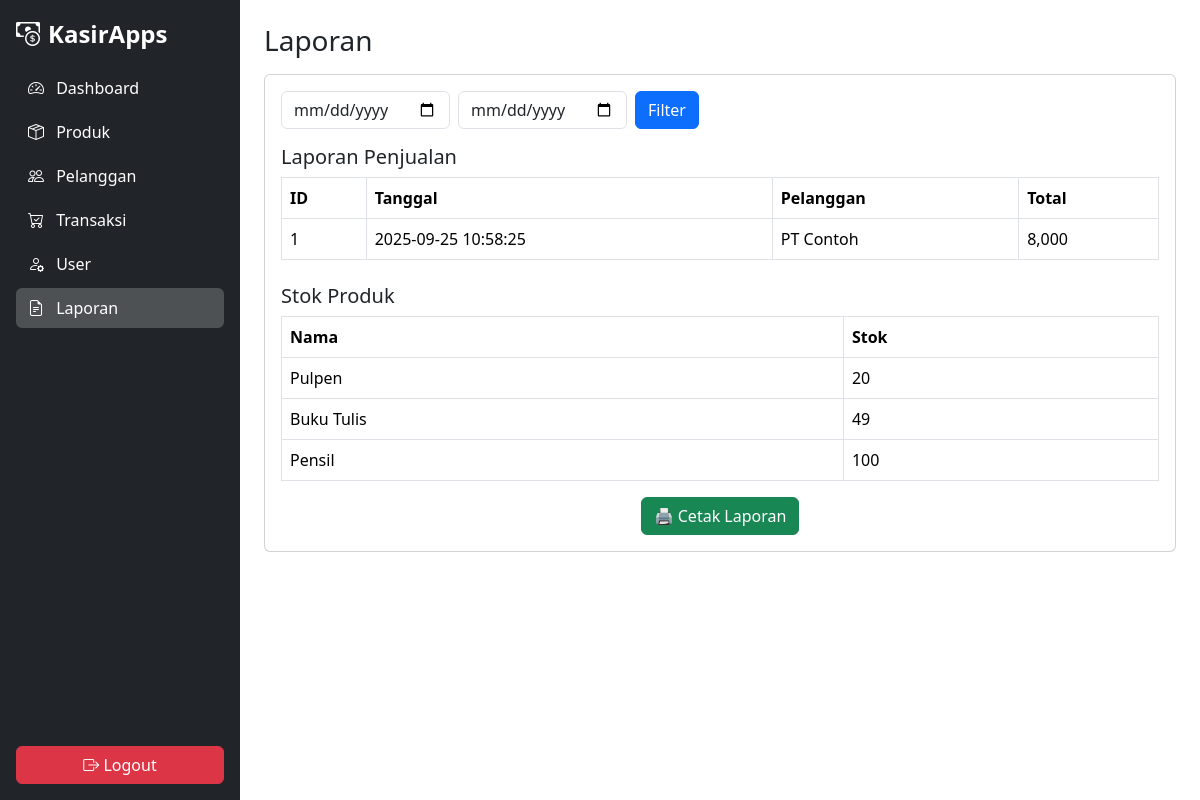
The page /dashboard.php?modul=laporan&aksi=tampil (signed in) on the database its author committed.
### tables this page shows
CREATE TABLE `transaksi` (
  `id` int(11) NOT NULL,
  `tanggal` datetime DEFAULT current_timestamp(),
  `pelanggan_id` int(11) DEFAULT NULL,
  `total` decimal(12,2) NOT NULL DEFAULT 0.00
);

CREATE TABLE `pelanggan` (
  `id` int(11) NOT NULL,
  `nama` varchar(255) NOT NULL,
  `alamat` text DEFAULT NULL,
  `telp` varchar(50) DEFAULT NULL
);

CREATE TABLE `produk` (
  `id` int(11) NOT NULL,
  `nama` varchar(255) NOT NULL,
  `harga` decimal(12,2) NOT NULL DEFAULT 0.00,
  `stok` int(11) NOT NULL DEFAULT 0
);

### inc/functions.php (called while the page is built, shortened)
<?php
include __DIR__ . '/../config.php';
function fetch_all($sql){
    global $koneksi;
    $res = mysqli_query($koneksi, $sql);
    $out=[]; while($r=mysqli_fetch_assoc($res)) $out[]=$r;
    return $out;
}
function get_produk(){ return fetch_all("SELECT * FROM produk ORDER BY id DESC"); }
function get_laporan_penjualan($from=null,$to=null){
    $w=[]; if($from) $w[]="t.tanggal>='".addslashes($from)."'"; if($to) $w[]="t.tanggal<='".addslashes($to)."'";
    $where=$w? 'WHERE '.implode(' AND ',$w):'';
    return fetch_all("SELECT t.id,t.tanggal,t.total,p.nama as pelanggan FROM transaksi t LEFT JOIN pelanggan p ON p.id=t.pelanggan_id $where ORDER BY t.tanggal DESC");
}

### modul/laporan/tampil.php (the view, shortened to what this page needs)
<?php
$from = $_GET['from'] ?? null;
$to   = $_GET['to'] ?? null;
$lap  = get_laporan_penjualan($from, $to);
?>
<form method="get" class="row g-2 mb-3 no-print animate-form">
  <div class="col-auto">
    <input
      type="date"
      name="from"
      class="form-control animate-input"
      value="<?= htmlspecialchars($from) ?>"
    >
  </div>
  <div class="col-auto">
    <input
      type="date"
      name="to"
      class="form-control animate-input"
      value="<?= htmlspecialchars($to) ?>"
    >
  </div>
  <div class="col-auto">
    <button class="btn btn-primary animate-btn">Filter</button>
  </div>
</form>
<h5>Laporan Penjualan</h5>
<table class="table table-bordered animate-table">
  <thead>
    <tr>
      <th>ID</th>
      <th>Tanggal</th>
      <th>Pelanggan</th>
      <th>Total</th>
    </tr>
  </thead>
  <tbody>
    <?php foreach ($lap as $l): ?>
      <tr class="animate-row">
        <td><?= $l['id'] ?></td>
        <td><?= $l['tanggal'] ?></td>
        <td><?= htmlspecialchars($l['pelanggan']) ?></td>
        <td><?= number_format($l['total']) ?></td>
      </tr>
    <?php endforeach; ?>
  </tbody>
</table>
<h5 class="mt-4">Stok Produk</h5>
<table class="table table-bordered animate-table-stock">
  <thead>
    <tr>
      <th>Nama</th>
      <th>Stok</th>
    </tr>
  </thead>
  <tbody>
    <?php foreach (get_produk() as $p): ?>
      <tr class="animate-row-stock">
        <td><?= htmlspecialchars($p['nama']) ?></td>
        <td><?= $p['stok'] ?></td>
      </tr>
    <?php endforeach; ?>
  </tbody>
</table>
<div class="mt-3 d-flex justify-content-center no-print">
    <div class="btn-group">
        <button class="btn btn-success animate-btn" onclick="window.print()">🖨 Cetak Laporan</button>
    </div>
</div>

### modul/laporan/tampil.php (style rules this page uses)
.animate-form { opacity: 0; transform: translateY(20px); transition: all 0.5s ease; }
.animate-form.visible { opacity: 1; transform: translateY(0); }
.animate-input { transition: all 0.3s ease; }
.animate-table, .animate-table-stock { opacity: 0; transform: translateY(20px); transition: all 0.5s ease; }
.animate-table.visible, .animate-table-stock.visible { opacity: 1; transform: translateY(0); }
.animate-row, .animate-row-stock { opacity: 0; transform: translateX(-20px); transition: all 0.4s ease; }
.animate-row.visible, .animate-row-stock.visible { opacity: 1; transform: translateX(0); }
.animate-btn { transition: transform 0.2s ease, box-shadow 0.2s ease; }

### rows shown on the page
transaksi: id "1", tanggal "2025-09-25 10:58:25", pelanggan.nama "PT Contoh", total "8,000"
produk: nama "Pulpen", stok "20"
produk: nama "Buku Tulis", stok "49"
produk: nama "Pensil", stok "100"

### other values the page prints
$key "Dashboard"
$key "Produk"
$key "Pelanggan"
$key "Transaksi"
$key "User"
$key "Laporan"
$modul "Laporan"
